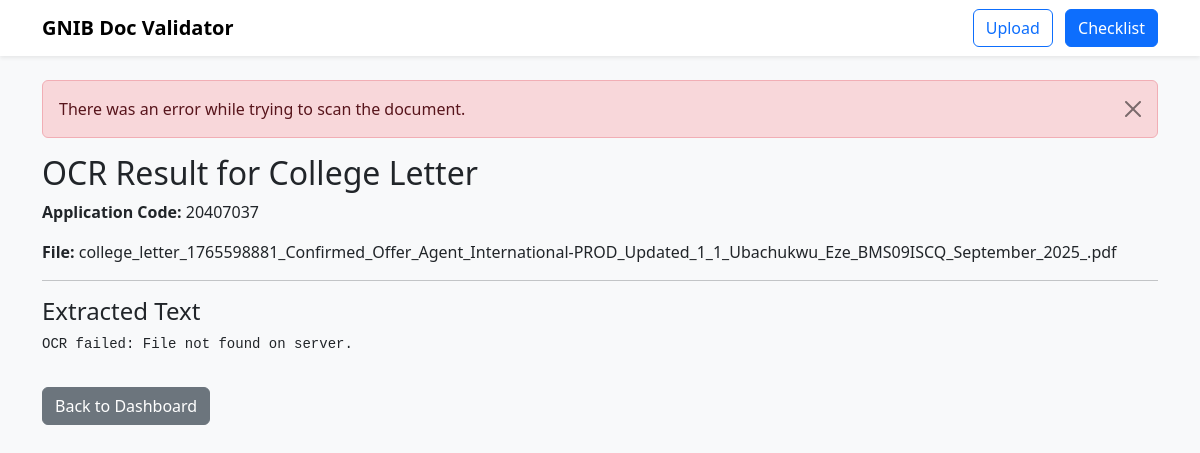
Before: /admin/scan/2 (signed in) with the older database file.
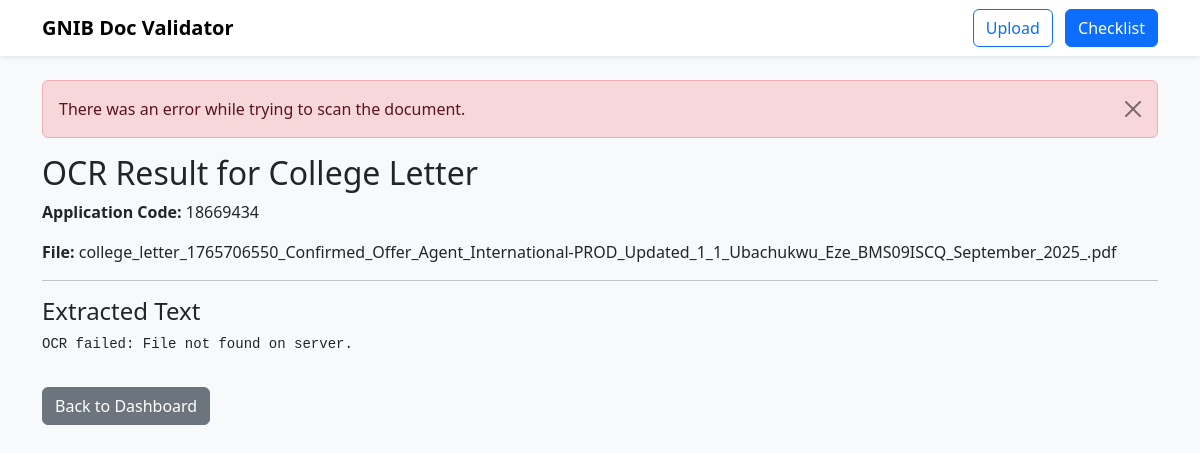
After: the same page with the newer database file.
### tables this page shows
CREATE TABLE uploads (
            id INTEGER PRIMARY KEY AUTOINCREMENT,
            application_code TEXT NOT NULL,
            purpose TEXT NOT NULL,
            category TEXT NOT NULL,
            doc_type TEXT NOT NULL,
            filename TEXT NOT NULL,
            expiry_date TEXT,
            status TEXT NOT NULL DEFAULT 'pending',
            uploaded_at TEXT NOT NULL
        );

### app.py (the view)
@app.route("/admin/scan/<int:upload_id>")
def admin_scan(upload_id):
    if not require_admin():
        return redirect(url_for("admin_login"))
    conn = get_db_connection()
    cur = conn.cursor()
    cur.execute(
        "SELECT * FROM uploads WHERE id = ?",
        (upload_id,),
    )
    upload_row = cur.fetchone()
    conn.close()
    if upload_row is None:
        flash("Upload not found.", "danger")
        return redirect(url_for("admin_dashboard"))
    if not OCR_SPACE_API_KEY:
        flash(
            "OCR API key is not configured. Please set OCR_SPACE_API_KEY in .env.",
            "danger",
        )
        return redirect(url_for("admin_dashboard"))
    try:
        ocr_text = run_ocr_on_file(upload_row["filename"])
        flash("OCR scan completed successfully.", "info")
    except Exception as e:
        ocr_text = f"OCR failed: {e}"
        flash("There was an error while trying to scan the document.", "danger")
    return render_template(
        "admin_scan_result.html",
        upload=upload_row,
        ocr_text=ocr_text,
    )

### app.py (called while the page is built, shortened)
def get_db_connection():
    conn = sqlite3.connect(DB_PATH)
    conn.row_factory = sqlite3.Row
    return conn

def require_admin():
    return bool(session.get("admin_logged_in"))

def run_ocr_on_file(stored_filename: str) -> str:
    if not OCR_SPACE_API_KEY:
        raise RuntimeError("OCR_SPACE_API_KEY is not configured in .env")
    file_path = os.path.join(app.config["UPLOAD_FOLDER"], stored_filename)
    if not os.path.exists(file_path):
        raise FileNotFoundError("File not found on server.")

### templates/admin_scan_result.html
{% extends "base.html" %} {% block content %}
<h2>OCR Result for {{ upload.doc_type.replace('_', ' ')|title }}</h2>
<p><strong>Application Code:</strong> {{ upload.application_code }}</p>
<p><strong>File:</strong> {{ upload.filename }}</p>
<hr />
<h4>Extracted Text</h4>
<pre style="white-space: pre-wrap">{{ ocr_text }}</pre>
<a href="{{ url_for('admin_dashboard') }}" class="btn btn-secondary mt-3">
  Back to Dashboard
</a>
{% endblock %}

Changed rows visible on the page:
changed uploads "College Letter": application_code "20407037" → "18669434"; filename "college_letter_1765598881_Confirmed_Offer_Agent_International-PROD_Updated_1_1_Ubachukwu_Eze_BMS09ISCQ_September_2025_.pdf" → "college_letter_1765706550_Confirmed_Offer_Agent_International-PROD_Updated_1_1_Ubachukwu_Eze_BMS09ISCQ_September_2025_.pdf"
